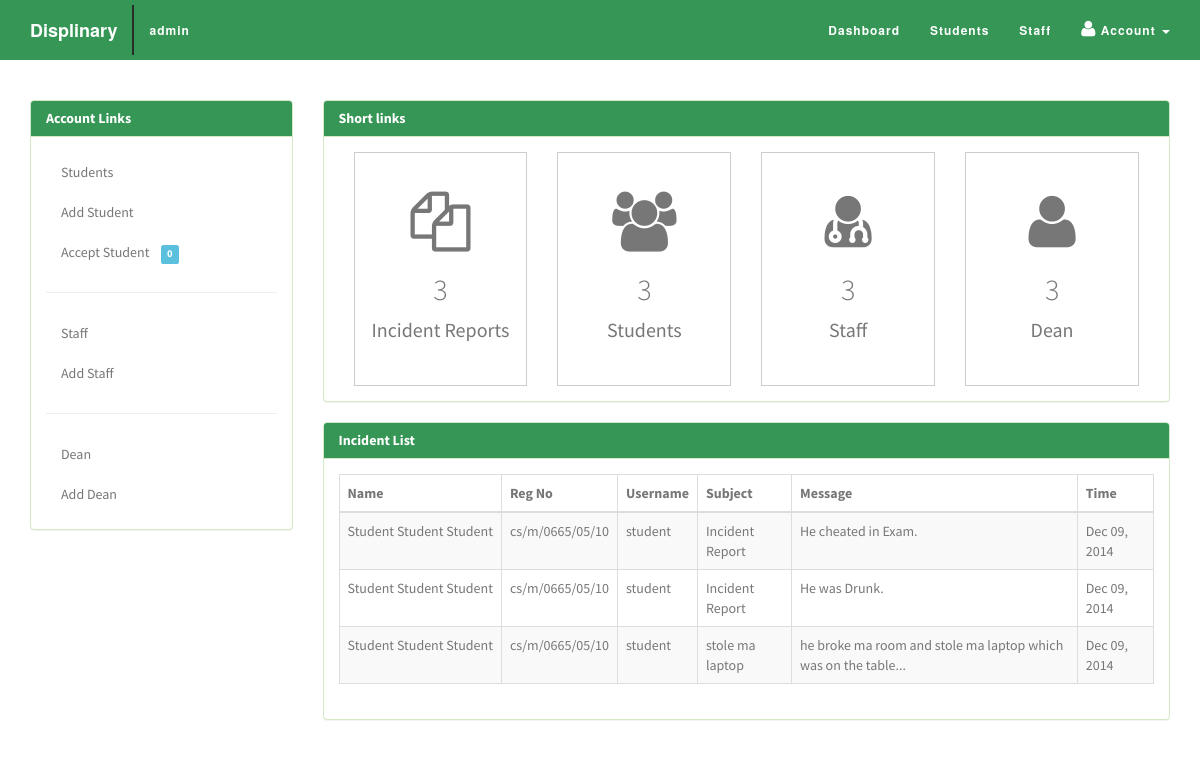
Screenshot of /admin/ (signed in) with the database file from the repository.
### tables this page shows
CREATE TABLE IF NOT EXISTS `incident` (
  `id` int(255) NOT NULL AUTO_INCREMENT,
  `regno` varchar(150) NOT NULL,
  `username` varchar(150) NOT NULL,
  `fname` varchar(150) NOT NULL,
  `mname` varchar(150) NOT NULL,
  `lname` varchar(150) NOT NULL,
  `subject` varchar(150) NOT NULL,
  `offender` varchar(150) NOT NULL,
  `incidentcategory` varchar(150) NOT NULL,
  `context` varchar(150) NOT NULL,
  `campuslocation` varchar(150) NOT NULL,
  `outsidelocation` varchar(150) NOT NULL,
  `incidenttime` varchar(150) NOT NULL,
  `date` varchar(150) NOT NULL,
  `month` varchar(150) NOT NULL,
  `year` varchar(150) NOT NULL,
  `reportedby` varchar(150) NOT NULL,
  `message` text NOT NULL,
  `date_added` varchar(150) NOT NULL,
  PRIMARY KEY (`id`)
);

### admin/index.php (the view, shortened to what this page needs)
<!DOCTYPE html>
<html lang="en-US" class="no-js">
	<head>
		<link rel="stylesheet" href="../css/bootstrap.css">
		<link rel="stylesheet" href="../css/bootstrap.min.css">
		<link rel="stylesheet" href="../css/font-awesome.css">
		<link rel="stylesheet" href="../css/font-awesome.min.css">
		<link rel="stylesheet" href="../css/animate.min.css">
		<link rel="stylesheet" href="../css/admin.css">
     </head>
<body>
     <div class="navbar navbar-default navbar-fixed-top">
        <div class="container">
            <div class="navbar-header">
                <a class="navbar-brand"> Displinary</a>
            </div>
            <div class="collapse navbar-collapse novelist-nav">
			   <ul class="nav navbar-nav navbar-left">
                    <li>
                        <a class="user"><?php
			   $username =$_SESSION['username'];
			   $result = mysql_query("SELECT * FROM admin WHERE username='$username'");
			   while($row = mysql_fetch_array($result))
						{
						echo $row['username'];
						} ?></a>
                    </li>
				</ul>
                <ul class="nav navbar-nav navbar-right">
                    <li>
                        <a href="../admin/">Dashboard</a>
                    </li>
                    <li>
                        <a href="studentslist.php">Students</a>
                    </li>
                    <li>
                        <a href="stafflist.php">Staff</a>
                    </li>
					<li class="dropdown user-dropdown">
              <a href="#" class="dropdown-toggle" data-toggle="dropdown"><i class="fa fa-user"></i>&nbsp;Account<b>
			  </b> <b class="caret"></b></a>
            </li>
                </ul>
            </div>
        </div>
    </div>
	 <section class="admin" id="admin">
     <div class="container">
		  <div class="row">
			 <div id="sidebar" class="col-md-3">
				<div class="panel panel-success">
					<div class="panel-heading">
						<h5 class="panel-title">Account Links</h5>
					</div>
					<div id="sidenav" class="panel-body">
					   <ul class="list-unstyled nav sidenav">
					     <li><a href="studentslist.php">Students</a></li>
						 <li><a href="addstudent.php">Add Student</a></li>
						 <li><a href="acceptstudent.php">Accept Student&nbsp;&nbsp;&nbsp;
						 <span class="label label-info">
						 <?php
			   $result = mysql_query("SELECT * FROM student WHERE accepted=0");
               $num_rows = mysql_num_rows($result);
               echo $num_rows; ?>
			   </span>
			             </a></li>
						 <hr>
						 <li><a href="stafflist.php">Staff</a></li>
						 <li><a href="addstaff.php">Add Staff</a></li>
						 <hr>
						 <li><a href="deanlist.php">Dean</a></li>
						 <li><a href="adddean.php">Add Dean</a></li>
					  </ul>
					</div>
				</div>
			</div>
			<div class="col-md-9">
			  <div id="welcome" class="panel panel-success">
			   <div class="panel-heading">
				  <h3 class="panel-title">Short links</h3>
			   </div>
			   <div class="panel-body">
			   <div class="col-sm-3">
                    <a  href="incidentlist.php" class="btn btn-default"><i class="fa fa-files-o"></i><br/><h2><?php
			   $result = mysql_query("SELECT * FROM incident");
               $num_rows = mysql_num_rows($result);
               echo $num_rows; ?></h2> Incident Reports
                    </a>
                </div>
			  <div class="col-sm-3">
                    <a  href="studentslist.php" class="btn btn-default"><i class="fa fa-users"></i><br/><h2><?php
			   $result = mysql_query("SELECT * FROM student");
               $num_rows = mysql_num_rows($result);
               echo $num_rows; ?></h2>
			    Students
						</a>
                </div>
				<div class="col-sm-3">
                    <a href="stafflist.php" class="btn btn-default"><i class="fa fa-user-md"></i><br/><h2><?php
			   $result = mysql_query("SELECT * FROM staff");
               $num_rows = mysql_num_rows($result);
               echo $num_rows; ?></h2>
			    Staff
					</a>
                </div>
		 <div class="col-sm-3">
            <a  href="deanlist.php" class="btn btn-default"><i class="fa fa-user"></i><br/><h2><?php
			   $result = mysql_query("SELECT * FROM dean");
               $num_rows = mysql_num_rows($result);
               echo $num_rows; ?></h2>
			   Dean
             </a>
         </div>
			   </div>
			   </div>
               <div class="panel panel-success">
              <div class="panel-heading">
                <h3 class="panel-title">Incident List</h3>
              </div>
              <div class="panel-body">
			  <div class="table-responsive">
			     <table class="table table-bordered table-hover table-striped tablesorter">
								  <thead>
									<tr>
									  <th>Name</th>
									  <th>Reg No</th>
									  <th>Username</th>
									  <th>Subject</th>
									  <th>Message</th>
									  <th>Time</th>
									</tr>
								  </thead>
								  <tbody>
									<?php
			$result = mysql_query("SELECT * FROM incident");
					while($row = mysql_fetch_array($result))
						{
							echo '<tr>';
							echo '<td>'.$row['fname'].'&nbsp;'.$row['mname'].'&nbsp;'.$row['lname'].'</td>';
							echo '<td>'.$row['regno'].'</td>';
							echo '<td>'.$row['username'].'</td>';
							echo '<td>'.$row['subject'].'</td>';
							echo '<td>'.$row['message'].'</td>';
							echo '<td>'.strftime("%b %d, %Y", strtotime($row["date_added"])).'</td>';
							echo '</tr>';
						}
			?>
								  </tbody>
								</table>
				 </div>
              </div>
            </div>
			  </div>
			 </div>
			</div>
		  	</section>
</body>
</html>

### css/admin.css (style rules this page uses)
html, body { height: 100%; width: 100%; font-family: 'Source Sans Pro', Helvetica, Arial, sans-serif; color: #FFFFFF; }
a:link,a:visited { outline: 0; }
h1, h2, h3, h4, h5, h6 { color: #777; font-weight: 300; }
.navbar { font-family: Montserrat,"Helvetica Neue",Helvetica,Arial,sans-serif; font-weight: 700; background: #369656; padding: 5px 0; float:none; text-align: center; vertical-align: middle; -webkit-transition: padding .3s; -moz-transition: padding .3s; transition: padding .3s; }
.navbar .nav li a { color: #FFFFFF; font-size: 12px; }
.navbar .nav li a i { color: #FFFFFF; font-size: 18px; }
.navbar .nav li .user { color: #FFFFFF; font-size: 12px; border-left: 2px solid #2b2b2b; }
.navbar .navbar-nav { letter-spacing: 1px; }
.navbar-default, .navbar-inverse { border: 0; }
.navbar-fixed-top .navbar-brand { font-weight: 700; color: #fff; -webkit-transition: all .3s; -moz-transition: all .3s; transition: all .3s; }
.admin { background: #fff; padding-top: 100px; overflow:hidden; color: #777; }
.admin .panel .panel-heading { background: #369656; color: #fff; }
.admin .panel .panel-heading .panel-title { font-size: 14px; font-weight: 700; }
.admin .panel .panel-body { color: #777; font-weight: 400; }
.admin .panel .panel-body ul li a { text-decoration: none; color: #777; font-weight: 400; }
.admin .table-responsive { color: #777; }
.admin .col-md-9 { color: #777; font-weight: 400; }
.admin .col-sm-3 a { padding: 40px 10px; display: block; border-radius: 0px; font-size: 20px; color: #777; }
.admin .col-sm-3 a i { font-size: 60px; color: #777; }

### rows the page displays
incident: fname "Student", mname "Student", lname "Student", regno "cs/m/0665/05/10", username "student", subject "Incident Report", message "He cheated in Exam.", date_added "Dec 09, 2014"
incident: fname "Student", mname "Student", lname "Student", regno "cs/m/0665/05/10", username "student", subject "Incident Report", message "He was Drunk.", date_added "Dec 09, 2014"
incident: fname "Student", mname "Student", lname "Student", regno "cs/m/0665/05/10", username "student", subject "stole ma laptop", message "he broke ma room and stole ma laptop which was on the table...", date_added "Dec 09, 2014"

### other values shown
$row['username'] "admin"
$num_rows "0"
$num_rows "3"
